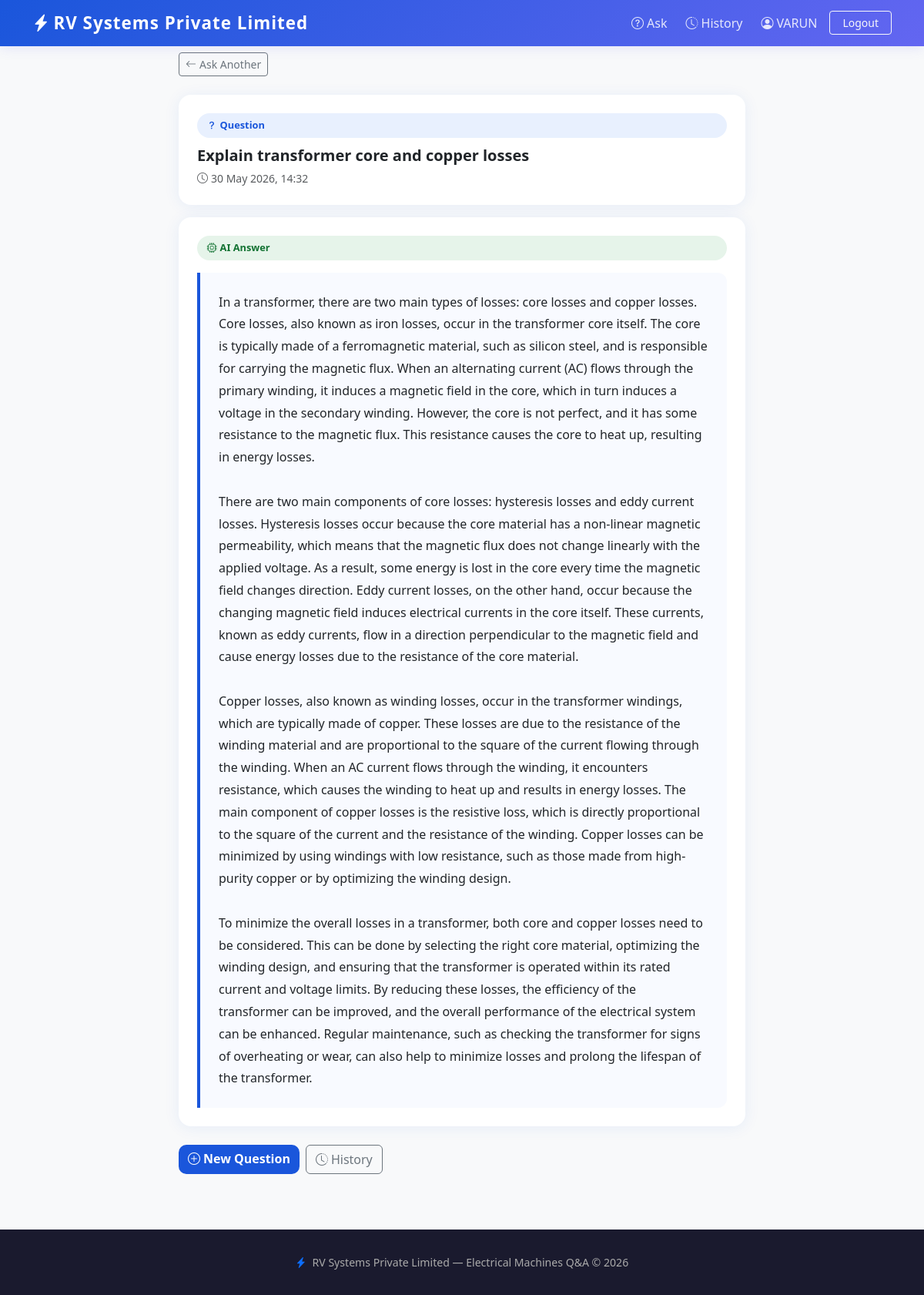
/question/4/ (signed in), run on the app's committed database.
### qa/models.py (models this page shows, shortened)
class Question(models.Model):
    user = models.ForeignKey(User, on_delete=models.CASCADE, related_name='questions')
    question = models.TextField()
    answer = models.TextField(blank=True, default='')
    created_at = models.DateTimeField(auto_now_add=True)
    class Meta:
        ordering = ['-created_at']

### qa/views.py (the view)
# urls.py: path('question/<int:pk>/', views.question_detail, name='question_detail'),
@login_required
def question_detail(request, pk):
    question = get_object_or_404(Question, pk=pk, user=request.user)
    return render(request, 'qa/question_detail.html', {'question': question})

### templates/qa/question_detail.html (shortened to what this page needs)
{% extends 'qa/base.html' %}
{% block content %}
<div class="container py-2">
  <div class="row justify-content-center">
    <div class="col-lg-8">
      <a href="{% url 'ask' %}" class="btn btn-outline-secondary btn-sm mb-4">
        <i class="bi bi-arrow-left me-1"></i>Ask Another
      </a>
      <div class="card p-4 mb-3">
        <span class="badge-q mb-2 d-inline-block">
          <i class="bi bi-question-lg me-1"></i>Question
        </span>
        <p class="fw-semibold fs-5 mb-1">{{ question.question }}</p>
        <small class="text-muted">
          <i class="bi bi-clock me-1"></i>{{ question.created_at|date:"d M Y, H:i" }}
        </small>
      </div>
      <div class="card p-4 mb-4">
        <span class="badge-ai mb-3 d-inline-block">
          <i class="bi bi-cpu me-1"></i>AI Answer
        </span>
        <div class="answer-box">{{ question.answer }}</div>
      </div>
      <div class="d-flex gap-2">
        <a href="{% url 'ask' %}" class="btn btn-primary">
          <i class="bi bi-plus-circle me-1"></i>New Question
        </a>
        <a href="{% url 'history' %}" class="btn btn-outline-secondary">
          <i class="bi bi-clock-history me-1"></i>History
        </a>
      </div>
    </div>
  </div>
</div>
{% endblock %}

### templates/qa/base.html (shortened to what this page needs)
<!DOCTYPE html>
<html lang="en">
<head>
  <link href="https://cdn.jsdelivr.net/npm/bootstrap@5.3.0/dist/css/bootstrap.min.css" rel="stylesheet">
  <link href="https://cdn.jsdelivr.net/npm/bootstrap-icons@1.11.0/font/bootstrap-icons.css" rel="stylesheet">
</head>
<body class="bg-light d-flex flex-column min-vh-100">
<nav class="navbar navbar-expand-lg navbar-dark">
  <div class="container">
    <a class="navbar-brand text-white" href="{% url 'home' %}">
      <i class="bi bi-lightning-charge-fill me-1"></i>RV Systems Private Limited
    </a>
    <div class="collapse navbar-collapse" id="nav">
      <ul class="navbar-nav ms-auto align-items-lg-center gap-2">
        {% if user.is_authenticated %}
          <li class="nav-item">
            <a class="nav-link" href="{% url 'ask' %}">
              <i class="bi bi-question-circle me-1"></i>Ask
            </a>
          </li>
          <li class="nav-item">
            <a class="nav-link" href="{% url 'history' %}">
              <i class="bi bi-clock-history me-1"></i>History
            </a>
          </li>
          <li class="nav-item">
            <span class="nav-link text-white-50">
              <i class="bi bi-person-circle me-1"></i>{{ user.username }}
            </span>
          </li>
          <li class="nav-item">
            <a class="btn btn-outline-light btn-sm px-3"
               href="{% url 'logout' %}">Logout</a>
          </li>
        {% endif %}
      </ul>
    </div>
  </div>
</nav>
<div class="flex-grow-1">
  {% block content %}{% endblock %}
</div>
<footer>
  <div class="container text-center ">
    <p class="mb-0">
      <i class="bi bi-lightning-charge-fill text-primary me-1"></i>
      RV Systems Private Limited — Electrical Machines Q&A &copy; 2026
    </p>
  </div>
</footer>
</body>
</html>

### templates/qa/base.html (style rules this page uses)
body { background: #f0f4ff; font-family: 'Segoe UI', sans-serif; }
.navbar-brand { font-weight: 800; font-size: 1.4rem; letter-spacing: 1px; }
.navbar { background: linear-gradient(135deg, #1a56db, #6366f1); box-shadow: 0 2px 16px rgba(99,102,241,0.15); }
.card { border: none; border-radius: 16px; box-shadow: 0 2px 20px rgba(26,86,219,0.08); }
.btn-primary { background: #1a56db; border: none; border-radius: 10px; font-weight: 600; }
.answer-box { background: #f8faff; border-left: 4px solid #1a56db; border-radius: 0 12px 12px 0; padding: 1.5rem; white-space: pre-wrap; line-height: 1.8; }
.badge-q { background: #e8f0fe; color: #1a56db; font-size: .8rem; padding: .4rem .8rem; border-radius: 20px; font-weight: 600; }
.badge-ai { background: #e6f4ea; color: #137333; font-size: .8rem; padding: .4rem .8rem; border-radius: 20px; font-weight: 600; }
.nav-link { color: rgba(255,255,255,0.85) !important; font-weight: 500; }
footer { background: #1a1a2e; color: #aaa; padding: 2rem 0; margin-top: 4rem; font-size: .88rem; }

### data on the page
Question: question "Explain transformer core and copper losses", created_at "30 May 2026, 14:32", answer "In a transformer, there are two main types of losses: core losses and copper losses. Core losses, also known as iron losses, occur in the transformer core itself. The core is typically made of a ferromagnetic material, such as silicon steel, and is responsible for carrying the magnetic flux. When an alternating current (AC) flows through the primary winding, it induces a magnetic field in the core, which in turn induces a voltage in the secondary winding. However, the core is not perfect, and it has some resistance to the magnetic flux. This resistance causes the core to heat up, resulting in energy losses. There are two main components of core losses: hysteresis losses and eddy current…"

### other printed values
{{ user.username }} "VARUN"
